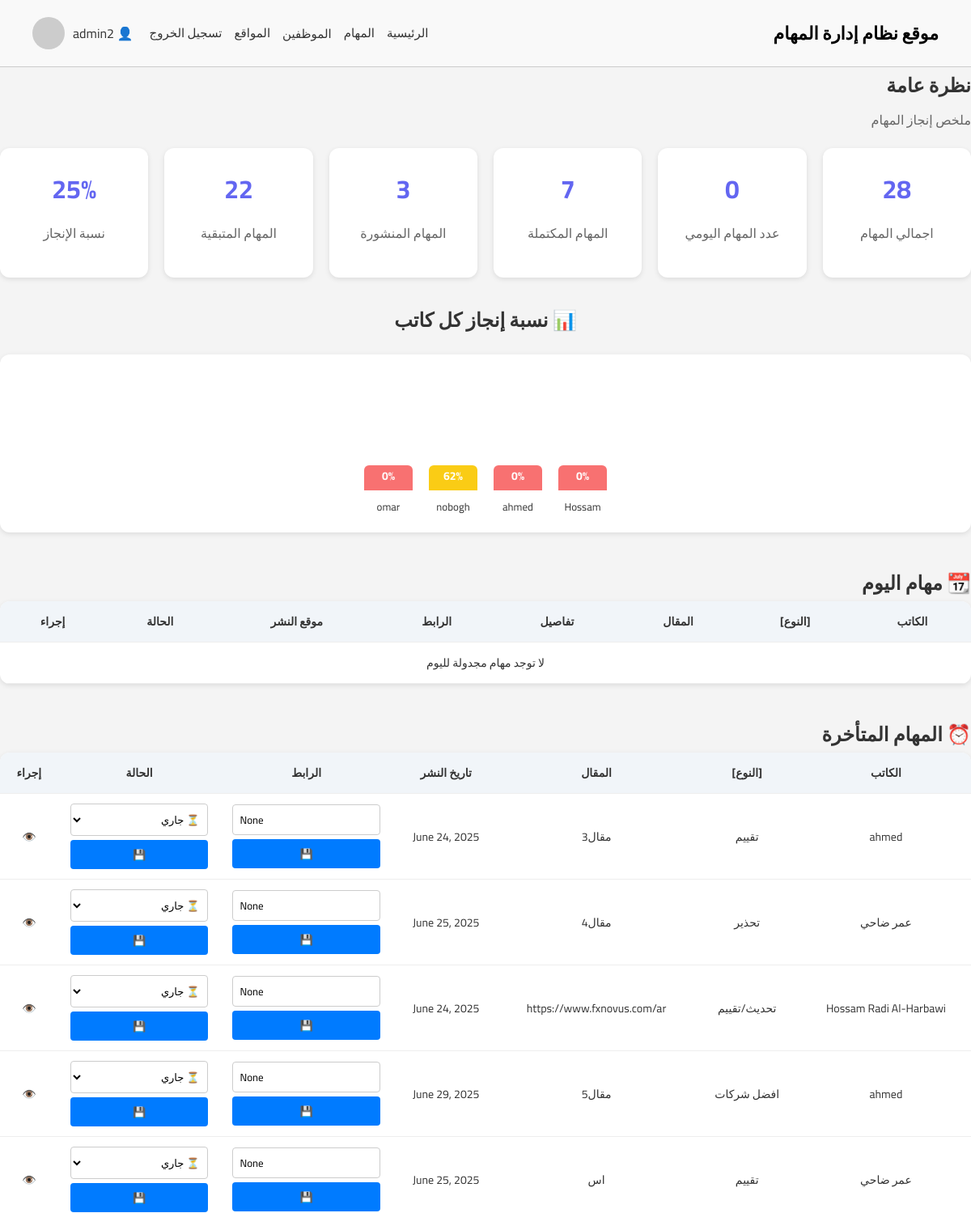
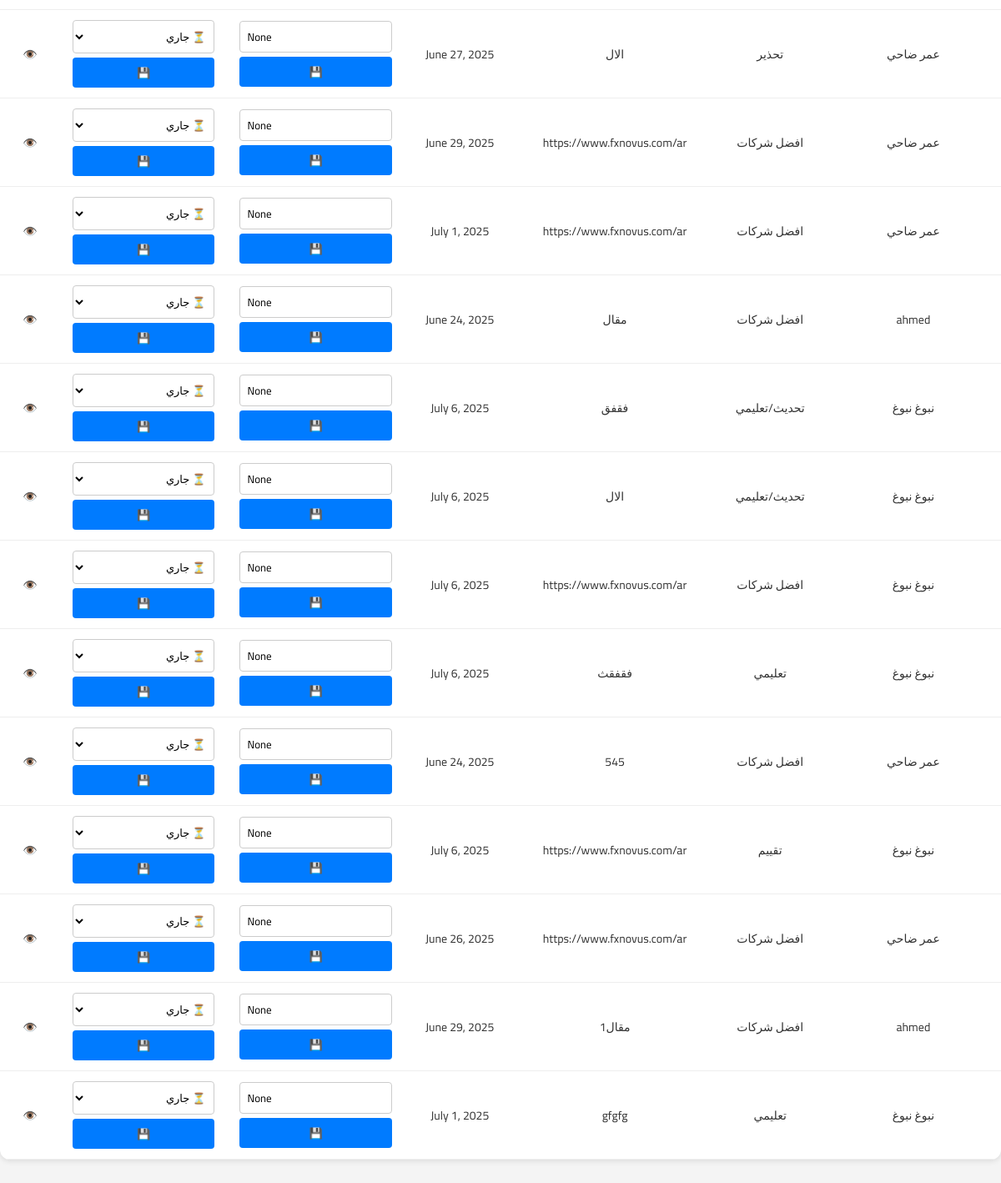
The page /home/dashboard/ (signed in) on the database its author committed (2 pictures, top to bottom).
### accounts/models.py (models this page shows)
class Users(AbstractUser):
    ROLE_CHOICES = (
        ('manager', 'Manager'),
        ('employee', 'Employee'),
    )
    role = models.CharField(max_length=10, choices=ROLE_CHOICES, default='employee')
    job_title = models.CharField(max_length=100, blank=True, null=True)

### tasks/models.py (models this page shows, shortened)
class Task(models.Model):
    writer = models.ForeignKey(settings.AUTH_USER_MODEL, on_delete=models.CASCADE, verbose_name="الكاتب")
    article_title = models.CharField(max_length=255, verbose_name="المقال")
    article_details = models.TextField(verbose_name="تفاصيل المقال")
    article_link = models.URLField(max_length=500, verbose_name="رابط المقال", blank=True, null=True)
    publish_site = models.ForeignKey(Site, on_delete=models.CASCADE, verbose_name="موقع النشر")
    publish_date = models.DateField(verbose_name="تاريخ النشر")
    created_at = models.DateTimeField(auto_now_add=True, verbose_name="تاريخ الإضافة")
    article_type_W_R_A_B = models.ForeignKey(Article_type_W_R_A_B, on_delete=models.CASCADE, verbose_name=" نوع المقال( تحذير / تقييم/تعليمي/افضل شركات)",null=True, blank=True)
    status = models.CharField(max_length=20,choices=STATUS_CHOICES,default='in_progress',verbose_name='حالة المهمة')

### categories/models.py (models this page shows)
class Article_type_W_R_A_B(models.Model):
    type = models.CharField(max_length=100, verbose_name="(تحذير / تقييم/تعليمي/افضل شركات)نوع المقال")
    number_of_article = models.PositiveIntegerField(verbose_name="عدد المقالات المسموح بها")
    def __str__(self):
        return self.type

### home/views.py (the view)
# urls.py: path('dashboard/', views.dashboard_view, name='dashboard'),
@login_required(login_url=reverse_lazy('login'))
def dashboard_view(request):
    today = timezone.now().date()
    total_tasks = Task.objects.count()
    completed_tasks = Task.objects.filter(status__in=['done','upload']).count()
    completed_publish = Task.objects.filter(status__in=[ 'publish']).count()
    progress_percent = int((completed_tasks / total_tasks) * 100) if total_tasks > 0 else 0
    pending_tasks = Task.objects.exclude(status='done').count()
    today_tasks = Task.objects.filter(publish_date=today).count()
    writers_progress = Task.objects.values(username=F('writer__username')).annotate(
    total_tasks=Count('id'),
    completed_tasks=Count('id', filter=Q(status__in=['done', 'upload', 'publish']))
)
    for writer in writers_progress:
        total = writer['total_tasks']
        completed = writer['completed_tasks']
        writer['progress_percent'] = int((completed / total) * 100) if total > 0 else 0
    latest_tasks = Task.objects.select_related('writer').order_by('-created_at')[:5]
    today_task_list = Task.objects.filter(publish_date=today)
    overdue_tasks = Task.objects.filter( publish_date__lt=today).exclude(status__in=['done', 'publish','upload'])
    context = {
        'total_tasks': total_tasks,
        'completed_tasks': completed_tasks,
        'completed_publish': completed_publish,
        'pending_tasks': pending_tasks,
        'today_tasks': today_tasks,
        'progress_per_writer': writers_progress,
        'latest_tasks': latest_tasks,
        'today_task_list': today_task_list,
        'overdue_tasks': overdue_tasks,
        'progress_percent' : progress_percent,
    }
    return render(request, 'home/dashboard.html', context)

### templates/home/dashboard.html (shortened to what this page needs)
{% extends 'base.html' %}
{% load static %}
{% block extra_css %}
  <link rel="stylesheet" href="{% static 'css/dashboard.css' %}">
{% endblock %}
{% block content %}
<h1>نظرة عامة</h1>
<p>ملخص إنجاز المهام</p>
<div class="stats">
  <div class="stat-box"><h2>{{ total_tasks }}</h2><p>اجمالي المهام</p></div>
  <div class="stat-box"><h2>{{ today_tasks }}</h2><p>عدد المهام اليومي</p></div>
  <div class="stat-box"><h2>{{ completed_tasks }}</h2><p>المهام المكتملة</p></div>
  <div class="stat-box"><h2>{{ completed_publish }}</h2><p>المهام المنشورة</p></div>
  <div class="stat-box"><h2>{{ pending_tasks }}</h2><p>المهام المتبقية</p></div>
  <div class="stat-box"><h2>{{ progress_percent }}%</h2><p>نسبة الإنجاز</p></div>
</div>
<section class="chart-section">
  <h2 style="text-align: center; margin-bottom: 20px;">📊 نسبة إنجاز كل كاتب</h2>
  <div class="bar-chart">
    {% for item in progress_per_writer %}
      <div class="bar-container">
        <div class="bar
            {% if item.progress_percent >= 70 %}high
            {% elif item.progress_percent >= 30 %}medium
            {% else %}low
            {% endif %}"
            style="height: {{ item.progress_percent }}%;">
          {{ item.progress_percent }}%
        </div>
        <div class="bar-label">{{ item.username }}</div>
      </div>
    {% endfor %}
  </div>
</section>
<h2>📆 مهام اليوم</h2>
<table class="task-table">
  <thead>
    <tr>
      <th>الكاتب</th>
      <th>[النوع]</th>
      <th>المقال</th>
      <th>تفاصيل</th>
      <th>الرابط</th>
      <th>موقع النشر</th>
      <th>الحالة</th>
      <th>إجراء</th>
    </tr>
  </thead>
  <tbody>
    {% for task in today_task_list %}
      <tr>
        <td>{{ task.writer.get_full_name|default:task.writer.username }}</td>
        <td>{{ task.article_type_W_R_A_B }}</td>
        <td>{{ task.article_title }}</td>
        <td>{{ task.article_details|truncatewords:10 }}</td>
        <td>
          <form method="post" action="{% url 'update_article_link' task.id %}">
            {% csrf_token %}
            <input type="url" name="article_link" value="{{ task.article_link }}" placeholder="أدخل الرابط" required>
            <button type="submit">💾</button>
          </form>
        </td>
        <td>{{ task.publish_site }}</td>
        <td>
          <form method="post" action="{% url 'update_task_status' task.id %}">
            {% csrf_token %}
            <select name="status">
              <option value="in_progress" {% if task.status == 'in_progress' %}selected{% endif %}>⏳ جاري</option>
              <option value="upload" {% if task.status == 'upload' %}selected{% endif %}>📤 تم الرفع</option>
              <option value="publish" {% if task.status == 'publish' %}selected{% endif %}>📢 تم النشر</option>
              <option value="done" {% if task.status == 'done' %}selected{% endif %}>✅ مكتملة</option>
            </select>
            <button type="submit">💾</button>
          </form>
        </td>
        <td><a href="{% url 'task_details' task.id %}" target="_blank">👁️</a></td>
      </tr>
    {% empty %}
      <tr><td colspan="8" style="text-align: center;">لا توجد مهام مجدولة لليوم</td></tr>
    {% endfor %}
  </tbody>
</table>
<h2 style="margin-top: 40px;">⏰ المهام المتأخرة</h2>
<table class="task-table">
  <thead>
    <tr>
      <th>الكاتب</th>
      <th>[النوع]</th>
      <th>المقال</th>
      <th>تاريخ النشر</th>
      <th>الرابط</th>
      <th>الحالة</th>
      <th>إجراء</th>
    </tr>
  </thead>
  <tbody>
    {% for task in overdue_tasks %}
      <tr>
        <td>{{ task.writer.get_full_name|default:task.writer.username }}</td>
        <td>{{ task.article_type_W_R_A_B }}</td>
        <td>{{ task.article_title }}</td>
        <td>{{ task.publish_date }}</td>
        <td>
          <form method="post" action="{% url 'update_article_link' task.id %}">
            <input type="url" name="article_link" value="{{ task.article_link }}" placeholder="أدخل الرابط" required>
            <button type="submit">💾</button>
          </form>
        </td>
        <td>
          <form method="post" action="{% url 'update_task_status' task.id %}">
            <select name="status">
              <option value="in_progress" {% if task.status == 'in_progress' %}selected{% endif %}>⏳ جاري</option>
            </select>
            <button type="submit">💾</button>
          </form>
        </td>
        <td><a href="{% url 'task_details' task.id %}" target="_blank">👁️</a></td>
      </tr>
    {% empty %}
      <tr><td colspan="7" style="text-align: center;">لا توجد مهام متأخرة</td></tr>
    {% endfor %}
  </tbody>
</table>
{% endblock %}

### templates/includes/header.html (shortened to what this page needs)
<header>
  <div class="logo">موقع نظام إدارة المهام</div>
  <div class="user-nav">
    <nav>
      {% if request.user.is_authenticated %}
        {% if request.user.role == "manager" %}
          <a href="/home/dashboard/">الرئيسية</a>
          <a href="/tasks/">المهام</a>
          <div class="dropdown">
            <button class="dropbtn">الموظفين</button>
          </div>
          <a href="/categories/site/">المواقع</a>
        {% elif request.user.role == "employee" %}
          <a href="/home/employee_dashboard/">الرئيسية</a>
          <a href="/tasks/my_tasks/">مهامي</a>
        {% endif %}
        <a href="{% url 'logout' %}">تسجيل الخروج</a>
      {% else %}
        <a href="{% url 'index' %}">تسجيل الدخول</a>
      {% endif %}
    </nav>
    <div style="display: flex; align-items: center; gap: 10px;">
      {% if request.user.is_authenticated %}
        <span>👤 {{ request.user.username }}</span>
      {% endif %}
      <img src="https://via.placeholder.com/40" alt="User" style="border-radius: 50%;">
    </div>
  </div>
</header>

### static/css/base.css (style rules this page uses)
* { box-sizing: border-box; margin: 0; padding: 0; direction: rtl; font-family: 'Cairo', sans-serif; }
body { background-color: #fff; color: #333; min-height: 100vh; font-family: 'Cairo', sans-serif; direction: rtl; }
header { display: flex; justify-content: space-between; align-items: center; padding: 20px 40px; background-color: #f9f9f9; border-bottom: 1px solid #ccc; }
.logo { font-size: 22px; font-weight: bold; color: #000; }
.user-nav { display: flex; align-items: center; gap: 20px; }
.user-nav nav { display: flex; gap: 15px; position: relative; }
.user-nav nav a { text-decoration: none; color: #333; font-weight: 500; font-size: 15px; }
.user-nav img { width: 40px; height: 40px; border-radius: 50%; }
.dropdown { position: relative; display: inline-block; }
.dropbtn { background-color: transparent; border: none; font-size: 15px; font-weight: 500; color: #333; cursor: pointer; padding: 0; font-family: inherit; }

### static/css/dashboard.css (style rules this page uses)
body { font-family: 'Tajawal', sans-serif; direction: rtl; background-color: #f4f4f4; color: #333; }
h1 { font-size: 24px; margin-bottom: 5px; }
p { color: #666; margin-bottom: 20px; }
.stats { display: flex; gap: 20px; margin-bottom: 30px; flex-wrap: wrap; }
.stat-box { flex: 1; background-color: #fff; padding: 20px; border-radius: 12px; text-align: center; box-shadow: 0 2px 6px rgba(0,0,0,0.1); min-width: 150px; }
.stat-box h2 { font-size: 32px; color: #6366f1; margin-bottom: 10px; }
.chart-section { margin-bottom: 40px; }
.bar-chart { display: flex; gap: 20px; align-items: flex-end; height: 220px; padding: 20px; background-color: #fff; border-radius: 12px; box-shadow: 0 2px 6px rgba(0,0,0,0.1); justify-content: center; overflow-x: auto; }
.bar-container { display: flex; flex-direction: column; align-items: center; width: 60px; }
.bar { width: 100%; transition: height 0.3s ease; color: white; font-weight: bold; border-radius: 6px 6px 0 0; display: flex; align-items: flex-end; justify-content: center; padding-bottom: 5px; font-size: 14px; min-height: 20px; }
.bar.low { background-color: #f87171; }
.bar.medium { background-color: #facc15; }
.bar-label { margin-top: 8px; font-size: 13px; text-align: center; word-wrap: break-word; width: 100%; color: #333; }
.task-table { width: 100%; border-collapse: collapse; background: #fff; border-radius: 12px; overflow: hidden; box-shadow: 0 2px 6px rgba(0,0,0,0.1); margin-bottom: 30px; font-size: 14px; }
.task-table thead { background-color: #f1f5f9; }
.task-table th, .task-table td { padding: 12px 15px; border-bottom: 1px solid #eee; text-align: center; font-size: 14px; vertical-align: middle; }
.task-table td form { display: flex; flex-direction: column; gap: 5px; min-width: 140px; }
input[type="url"] { width: 100%; padding: 6px 8px; font-size: 13px; border: 1px solid #ccc; border-radius: 4px; direction: ltr; box-sizing: border-box; }
button { background-color: #007bff; color: white; padding: 6px; font-size: 13px; border: none; border-radius: 4px; cursor: pointer; transition: background-color 0.3s ease; }
select { min-width: 120px; padding: 6px; font-size: 13px; border: 1px solid #ccc; border-radius: 4px; background-color: white; }
a[target="_blank"] { color: #007bff; text-decoration: none; font-size: 14px; }

### rows shown on the page
Users: user.username "admin2"
Users: progress_percent "0", username "Hossam"
Users: progress_percent "0", username "ahmed"
Users: progress_percent "62", username "nobogh"
Users: progress_percent "0", username "omar"
Task: writer.get_full_name "ahmed", article_type_W_R_A_B "تقييم", article_title "مقال3", publish_date "June 24, 2025", article_link "None", status "⏳ جاري"
Task: writer.get_full_name "عمر ضاحي", article_type_W_R_A_B "تحذير", article_title "مقال4", publish_date "June 25, 2025", article_link "None", status "⏳ جاري"
Task: writer.get_full_name "Hossam Radi Al-Harbawi", article_type_W_R_A_B "تحديث/تقييم", article_title "https://www.fxnovus.com/ar", publish_date "June 24, 2025", article_link "None", status "⏳ جاري"
Task: writer.get_full_name "ahmed", article_type_W_R_A_B "افضل شركات", article_title "مقال5", publish_date "June 29, 2025", article_link "None", status "⏳ جاري"
Task: writer.get_full_name "عمر ضاحي", article_type_W_R_A_B "تقييم", article_title "اس", publish_date "June 25, 2025", article_link "None", status "⏳ جاري"
Task: writer.get_full_name "عمر ضاحي", article_type_W_R_A_B "تحذير", article_title "الال", publish_date "June 27, 2025", article_link "None", status "⏳ جاري"
Task: writer.get_full_name "عمر ضاحي", article_type_W_R_A_B "افضل شركات", article_title "https://www.fxnovus.com/ar", publish_date "June 29, 2025", article_link "None", status "⏳ جاري"
Task: writer.get_full_name "عمر ضاحي", article_type_W_R_A_B "افضل شركات", article_title "https://www.fxnovus.com/ar", publish_date "July 1, 2025", article_link "None", status "⏳ جاري"
Task: writer.get_full_name "ahmed", article_type_W_R_A_B "افضل شركات", article_title "مقال", publish_date "June 24, 2025", article_link "None", status "⏳ جاري"
Task: writer.get_full_name "نبوغ نبوغ", article_type_W_R_A_B "تحديث/تعليمي", article_title "فقفق", publish_date "July 6, 2025", article_link "None", status "⏳ جاري"
Task: writer.get_full_name "نبوغ نبوغ", article_type_W_R_A_B "تحديث/تعليمي", article_title "الال", publish_date "July 6, 2025", article_link "None", status "⏳ جاري"
Task: writer.get_full_name "نبوغ نبوغ", article_type_W_R_A_B "افضل شركات", article_title "https://www.fxnovus.com/ar", publish_date "July 6, 2025", article_link "None", status "⏳ جاري"
Task: writer.get_full_name "نبوغ نبوغ", article_type_W_R_A_B "تعليمي", article_title "فقفقث", publish_date "July 6, 2025", article_link "None", status "⏳ جاري"
Task: writer.get_full_name "عمر ضاحي", article_type_W_R_A_B "افضل شركات", article_title "545", publish_date "June 24, 2025", article_link "None", status "⏳ جاري"
Task: writer.get_full_name "نبوغ نبوغ", article_type_W_R_A_B "تقييم", article_title "https://www.fxnovus.com/ar", publish_date "July 6, 2025", article_link "None", status "⏳ جاري"
Task: writer.get_full_name "عمر ضاحي", article_type_W_R_A_B "افضل شركات", article_title "https://www.fxnovus.com/ar", publish_date "June 26, 2025", article_link "None", status "⏳ جاري"
Task: writer.get_full_name "ahmed", article_type_W_R_A_B "افضل شركات", article_title "مقال1", publish_date "June 29, 2025", article_link "None", status "⏳ جاري"
Task: writer.get_full_name "نبوغ نبوغ", article_type_W_R_A_B "تعليمي", article_title "gfgfg", publish_date "July 1, 2025", article_link "None", status "⏳ جاري"

### other values the page prints
{{ total_tasks }} "28"
{{ today_tasks }} "0"
{{ completed_tasks }} "7"
{{ completed_publish }} "3"
{{ pending_tasks }} "22"
{{ progress_percent }} "25"
